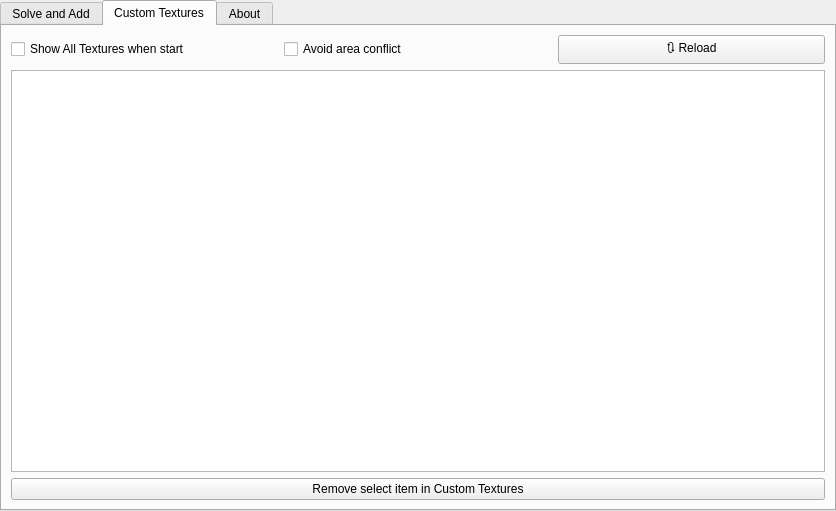
<?xml version="1.0" encoding="UTF-8"?>
<ui version="4.0">
 <class>nebulaTexturesDialog</class>
 <widget class="QWidget" name="nebulaTexturesDialog">
  <property name="geometry">
   <rect>
    <x>0</x>
    <y>0</y>
    <width>836</width>
    <height>511</height>
   </rect>
  </property>
  <property name="windowTitle">
   <string>Nebula Textures Plug-in Configuration</string>
  </property>
  <layout class="QVBoxLayout" name="verticalLayout_2">
   <property name="spacing">
    <number>0</number>
   </property>
   <property name="leftMargin">
    <number>0</number>
   </property>
   <property name="topMargin">
    <number>0</number>
   </property>
   <property name="rightMargin">
    <number>0</number>
   </property>
   <property name="bottomMargin">
    <number>0</number>
   </property>
   <item>
    <widget class="TitleBar" name="titleBar">
     <property name="title" stdset="0">
      <string>Nebula Textures Plug-in Configuration</string>
     </property>
    </widget>
   </item>
   <item>
    <widget class="QTabWidget" name="tabs">
     <property name="currentIndex">
      <number>1</number>
     </property>
     <property name="documentMode">
      <bool>false</bool>
     </property>
     <widget class="QWidget" name="settingsTab">
      <attribute name="title">
       <string>Solve and Add</string>
      </attribute>
      <layout class="QVBoxLayout" name="verticalLayout_3">
       <item>
        <spacer name="verticalSpacer_2">
         <property name="orientation">
          <enum>Qt::Orientation::Vertical</enum>
         </property>
         <property name="sizeHint" stdset="0">
          <size>
           <width>20</width>
           <height>40</height>
          </size>
         </property>
        </spacer>
       </item>
       <item>
        <layout class="QGridLayout" name="gridLayout_2">
         <item row="0" column="2">
          <widget class="QPushButton" name="openFileButton">
           <property name="text">
            <string>openFile</string>
           </property>
          </widget>
         </item>
         <item row="0" column="0">
          <widget class="QLabel" name="label_imagePath">
           <property name="text">
            <string>Image Filepath:</string>
           </property>
          </widget>
         </item>
         <item row="1" column="1">
          <widget class="QLineEdit" name="lineEditApiKey"/>
         </item>
         <item row="1" column="0">
          <widget class="QLabel" name="label_apiKey">
           <property name="text">
            <string>[Astrometry ApiKey:](https://nova.astrometry.net/api_help)</string>
           </property>
           <property name="textFormat">
            <enum>Qt::TextFormat::MarkdownText</enum>
           </property>
          </widget>
         </item>
         <item row="0" column="1">
          <widget class="QLineEdit" name="lineEditImagePath"/>
         </item>
         <item row="1" column="2">
          <widget class="QPushButton" name="uploadImageButton">
           <property name="text">
            <string>upload</string>
           </property>
          </widget>
         </item>
         <item row="2" column="0" colspan="3">
          <widget class="QLabel" name="statusText">
           <property name="text">
            <string>Please Select and Upload Image to solve Coordinates with Astrometry.net</string>
           </property>
          </widget>
         </item>
        </layout>
       </item>
       <item>
        <spacer name="verticalSpacer">
         <property name="orientation">
          <enum>Qt::Orientation::Vertical</enum>
         </property>
         <property name="sizeHint" stdset="0">
          <size>
           <width>20</width>
           <height>40</height>
          </size>
         </property>
        </spacer>
       </item>
       <item>
        <widget class="QLabel" name="label">
         <property name="text">
          <string>Texture corners' coordinates</string>
         </property>
         <property name="alignment">
          <set>Qt::AlignmentFlag::AlignCenter</set>
         </property>
        </widget>
       </item>
       <item>
        <layout class="QGridLayout" name="gridLayout_3">
         <item row="5" column="6">
          <widget class="QDoubleSpinBox" name="bottomRightY">
           <property name="decimals">
            <number>8</number>
           </property>
           <property name="minimum">
            <double>-1000.000000000000000</double>
           </property>
           <property name="maximum">
            <double>1000.000000000000000</double>
           </property>
           <property name="singleStep">
            <double>0.000100000000000</double>
           </property>
           <property name="value">
            <double>0.000000000000000</double>
           </property>
          </widget>
         </item>
         <item row="4" column="6">
          <widget class="QLabel" name="label_brd">
           <property name="text">
            <string>Dec (BottomRight)</string>
           </property>
          </widget>
         </item>
         <item row="0" column="1">
          <widget class="QLabel" name="label_tld">
           <property name="text">
            <string>Dec (TopLeft)</string>
           </property>
          </widget>
         </item>
         <item row="4" column="5">
          <widget class="QLabel" name="label_brr">
           <property name="text">
            <string>RA (BottomRight)</string>
           </property>
          </widget>
         </item>
         <item row="0" column="0">
          <widget class="QLabel" name="label_tlr">
           <property name="text">
            <string>RA (TopLeft)</string>
           </property>
          </widget>
         </item>
         <item row="5" column="0">
          <widget class="QDoubleSpinBox" name="bottomLeftX">
           <property name="decimals">
            <number>8</number>
           </property>
           <property name="minimum">
            <double>-1000.000000000000000</double>
           </property>
           <property name="maximum">
            <double>1000.000000000000000</double>
           </property>
           <property name="singleStep">
            <double>0.000100000000000</double>
           </property>
          </widget>
         </item>
         <item row="1" column="1">
          <widget class="QDoubleSpinBox" name="topLeftY">
           <property name="decimals">
            <number>8</number>
           </property>
           <property name="minimum">
            <double>-1000.000000000000000</double>
           </property>
           <property name="maximum">
            <double>1000.000000000000000</double>
           </property>
           <property name="singleStep">
            <double>0.000100000000000</double>
           </property>
          </widget>
         </item>
         <item row="0" column="2" colspan="3">
          <spacer name="horizontalSpacer">
           <property name="orientation">
            <enum>Qt::Orientation::Horizontal</enum>
           </property>
           <property name="sizeHint" stdset="0">
            <size>
             <width>40</width>
             <height>20</height>
            </size>
           </property>
          </spacer>
         </item>
         <item row="3" column="2">
          <widget class="QDoubleSpinBox" name="referX">
           <property name="enabled">
            <bool>true</bool>
           </property>
           <property name="decimals">
            <number>8</number>
           </property>
           <property name="minimum">
            <double>-1000.000000000000000</double>
           </property>
           <property name="maximum">
            <double>1000.000000000000000</double>
           </property>
          </widget>
         </item>
         <item row="1" column="0">
          <widget class="QDoubleSpinBox" name="topLeftX">
           <property name="decimals">
            <number>8</number>
           </property>
           <property name="minimum">
            <double>-1000.000000000000000</double>
           </property>
           <property name="maximum">
            <double>1000.000000000000000</double>
           </property>
           <property name="singleStep">
            <double>0.000100000000000</double>
           </property>
          </widget>
         </item>
         <item row="3" column="4">
          <widget class="QToolButton" name="goPushButton">
           <property name="toolTip">
            <string>Go to position</string>
           </property>
           <property name="text">
            <string notr="true"/>
           </property>
           <property name="icon">
            <iconset resource="../../../../data/gui/guiRes.qrc">
             <normaloff>:/graphicGui/uibtProcess.png</normaloff>
             <disabledoff>:/graphicGui/uibtProcess.png</disabledoff>:/graphicGui/uibtProcess.png</iconset>
           </property>
          </widget>
         </item>
         <item row="4" column="1">
          <widget class="QLabel" name="label_bld">
           <property name="text">
            <string>Dec (BottomLeft)</string>
           </property>
          </widget>
         </item>
         <item row="1" column="5">
          <widget class="QDoubleSpinBox" name="topRightX">
           <property name="decimals">
            <number>8</number>
           </property>
           <property name="minimum">
            <double>-1000.000000000000000</double>
           </property>
           <property name="maximum">
            <double>1000.000000000000000</double>
           </property>
           <property name="singleStep">
            <double>0.000100000000000</double>
           </property>
          </widget>
         </item>
         <item row="4" column="0">
          <widget class="QLabel" name="label_blr">
           <property name="text">
            <string>RA  (BottomLeft)</string>
           </property>
          </widget>
         </item>
         <item row="0" column="5">
          <widget class="QLabel" name="label_trr">
           <property name="text">
            <string>RA (TopRight)</string>
           </property>
          </widget>
         </item>
         <item row="5" column="5">
          <widget class="QDoubleSpinBox" name="bottomRightX">
           <property name="decimals">
            <number>8</number>
           </property>
           <property name="minimum">
            <double>-1000.000000000000000</double>
           </property>
           <property name="maximum">
            <double>1000.000000000000000</double>
           </property>
           <property name="singleStep">
            <double>0.000100000000000</double>
           </property>
          </widget>
         </item>
         <item row="1" column="6">
          <widget class="QDoubleSpinBox" name="topRightY">
           <property name="decimals">
            <number>8</number>
           </property>
           <property name="minimum">
            <double>-1000.000000000000000</double>
           </property>
           <property name="maximum">
            <double>1000.000000000000000</double>
           </property>
           <property name="singleStep">
            <double>0.000100000000000</double>
           </property>
          </widget>
         </item>
         <item row="3" column="3">
          <widget class="QDoubleSpinBox" name="referY">
           <property name="enabled">
            <bool>true</bool>
           </property>
           <property name="decimals">
            <number>8</number>
           </property>
           <property name="minimum">
            <double>-1000.000000000000000</double>
           </property>
           <property name="maximum">
            <double>1000.000000000000000</double>
           </property>
          </widget>
         </item>
         <item row="5" column="1">
          <widget class="QDoubleSpinBox" name="bottomLeftY">
           <property name="decimals">
            <number>8</number>
           </property>
           <property name="minimum">
            <double>-1000.000000000000000</double>
           </property>
           <property name="maximum">
            <double>1000.000000000000000</double>
           </property>
           <property name="singleStep">
            <double>0.000100000000000</double>
           </property>
          </widget>
         </item>
         <item row="0" column="6">
          <widget class="QLabel" name="label_trd">
           <property name="text">
            <string>Dec (TopRight)</string>
           </property>
          </widget>
         </item>
         <item row="2" column="2">
          <widget class="QLabel" name="label_rr">
           <property name="text">
            <string>RA (Reference)</string>
           </property>
          </widget>
         </item>
         <item row="2" column="3">
          <widget class="QLabel" name="label_rd">
           <property name="text">
            <string>Dec (Reference)</string>
           </property>
          </widget>
         </item>
        </layout>
       </item>
       <item>
        <widget class="QPushButton" name="renderButton">
         <property name="text">
          <string>Try to Render Deep-sky Objects' Textures with its corners' coordinates</string>
         </property>
        </widget>
       </item>
       <item>
        <spacer name="verticalSpacer_4">
         <property name="orientation">
          <enum>Qt::Orientation::Vertical</enum>
         </property>
         <property name="sizeHint" stdset="0">
          <size>
           <width>20</width>
           <height>40</height>
          </size>
         </property>
        </spacer>
       </item>
       <item>
        <widget class="QPushButton" name="addTexture">
         <property name="text">
          <string>Add the Texture to Custom Storage</string>
         </property>
        </widget>
       </item>
       <item>
        <widget class="QPushButton" name="showTextures">
         <property name="text">
          <string>Show All Custom Textures</string>
         </property>
        </widget>
       </item>
       <item>
        <spacer name="verticalSpacer_3">
         <property name="orientation">
          <enum>Qt::Orientation::Vertical</enum>
         </property>
         <property name="sizeHint" stdset="0">
          <size>
           <width>20</width>
           <height>40</height>
          </size>
         </property>
        </spacer>
       </item>
       <item>
        <widget class="QPushButton" name="restoreDefaultsButton">
         <property name="sizePolicy">
          <sizepolicy hsizetype="Expanding" vsizetype="Fixed">
           <horstretch>0</horstretch>
           <verstretch>0</verstretch>
          </sizepolicy>
         </property>
         <property name="text">
          <string>Restore defaults</string>
         </property>
        </widget>
       </item>
      </layout>
     </widget>
     <widget class="QWidget" name="tab">
      <attribute name="title">
       <string>Custom Textures</string>
      </attribute>
      <layout class="QVBoxLayout" name="verticalLayout_4">
       <item>
        <layout class="QVBoxLayout" name="verticalLayout">
         <item>
          <layout class="QHBoxLayout" name="horizontalLayout_2">
           <item>
            <widget class="QCheckBox" name="checkBoxShow">
             <property name="text">
              <string>Show All Textures when start</string>
             </property>
            </widget>
           </item>
           <item>
            <widget class="QCheckBox" name="checkBoxAvoid">
             <property name="text">
              <string>Avoid area conflict</string>
             </property>
            </widget>
           </item>
           <item>
            <widget class="QPushButton" name="reloadButton">
             <property name="text">
              <string>🔃 Reload</string>
             </property>
            </widget>
           </item>
          </layout>
         </item>
         <item>
          <widget class="QListWidget" name="listWidget"/>
         </item>
         <item>
          <widget class="QPushButton" name="removeButton">
           <property name="text">
            <string>Remove select item in Custom Textures</string>
           </property>
          </widget>
         </item>
        </layout>
       </item>
      </layout>
     </widget>
     <widget class="QWidget" name="aboutTab">
      <attribute name="title">
       <string comment="tab in plugin windows">About</string>
      </attribute>
      <layout class="QVBoxLayout" name="verticalLayout_11">
       <property name="spacing">
        <number>9</number>
       </property>
       <item>
        <widget class="QTextBrowser" name="aboutTextBrowser">
         <property name="openExternalLinks">
          <bool>true</bool>
         </property>
         <property name="openLinks">
          <bool>true</bool>
         </property>
        </widget>
       </item>
      </layout>
     </widget>
    </widget>
   </item>
  </layout>
 </widget>
 <customwidgets>
  <customwidget>
   <class>TitleBar</class>
   <extends>QFrame</extends>
   <header>Dialog.hpp</header>
   <container>1</container>
  </customwidget>
 </customwidgets>
 <tabstops>
  <tabstop>tabs</tabstop>
  <tabstop>restoreDefaultsButton</tabstop>
  <tabstop>aboutTextBrowser</tabstop>
 </tabstops>
 <resources>
  <include location="../../../../data/gui/guiRes.qrc"/>
 </resources>
 <connections/>
</ui>
